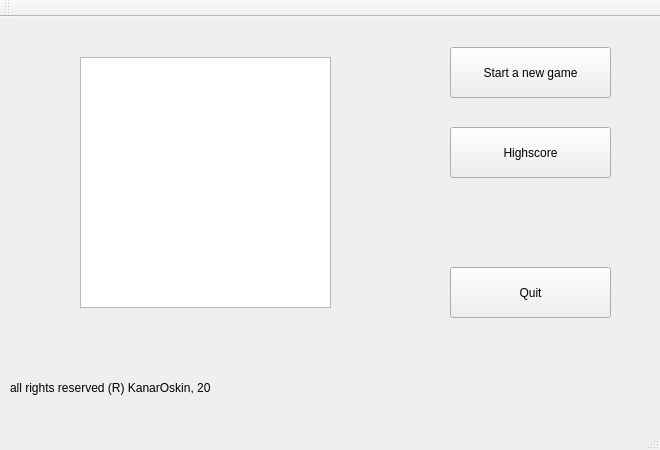
<?xml version="1.0" encoding="UTF-8"?>
<ui version="4.0">
 <class>MainWindow</class>
 <widget class="QMainWindow" name="MainWindow">
  <property name="geometry">
   <rect>
    <x>0</x>
    <y>0</y>
    <width>660</width>
    <height>450</height>
   </rect>
  </property>
  <property name="windowTitle">
   <string>MainWindow</string>
  </property>
  <widget class="QWidget" name="centralWidget">
   <widget class="QPushButton" name="pushButton">
    <property name="geometry">
     <rect>
      <x>450</x>
      <y>30</y>
      <width>161</width>
      <height>51</height>
     </rect>
    </property>
    <property name="text">
     <string>Start a new game</string>
    </property>
   </widget>
   <widget class="QPushButton" name="pushButton_2">
    <property name="geometry">
     <rect>
      <x>450</x>
      <y>110</y>
      <width>161</width>
      <height>51</height>
     </rect>
    </property>
    <property name="text">
     <string>Highscore</string>
    </property>
   </widget>
   <widget class="QPushButton" name="pushButton_3">
    <property name="geometry">
     <rect>
      <x>450</x>
      <y>250</y>
      <width>161</width>
      <height>51</height>
     </rect>
    </property>
    <property name="text">
     <string>Quit</string>
    </property>
   </widget>
   <widget class="QGraphicsView" name="graphicsView">
    <property name="geometry">
     <rect>
      <x>80</x>
      <y>40</y>
      <width>251</width>
      <height>251</height>
     </rect>
    </property>
   </widget>
   <widget class="QLabel" name="label">
    <property name="geometry">
     <rect>
      <x>10</x>
      <y>360</y>
      <width>201</width>
      <height>21</height>
     </rect>
    </property>
    <property name="text">
     <string>all rights reserved (R) KanarOskin, 2017</string>
    </property>
   </widget>
  </widget>
  <widget class="QMenuBar" name="menuBar">
   <property name="geometry">
    <rect>
     <x>0</x>
     <y>0</y>
     <width>660</width>
     <height>21</height>
    </rect>
   </property>
  </widget>
  <widget class="QToolBar" name="mainToolBar">
   <attribute name="toolBarArea">
    <enum>TopToolBarArea</enum>
   </attribute>
   <attribute name="toolBarBreak">
    <bool>false</bool>
   </attribute>
  </widget>
  <widget class="QStatusBar" name="statusBar"/>
 </widget>
 <layoutdefault spacing="6" margin="11"/>
 <resources/>
 <connections>
  <connection>
   <sender>pushButton_3</sender>
   <signal>clicked()</signal>
   <receiver>MainWindow</receiver>
   <slot>close()</slot>
   <hints>
    <hint type="sourcelabel">
     <x>530</x>
     <y>308</y>
    </hint>
    <hint type="destinationlabel">
     <x>329</x>
     <y>224</y>
    </hint>
   </hints>
  </connection>
 </connections>
</ui>
